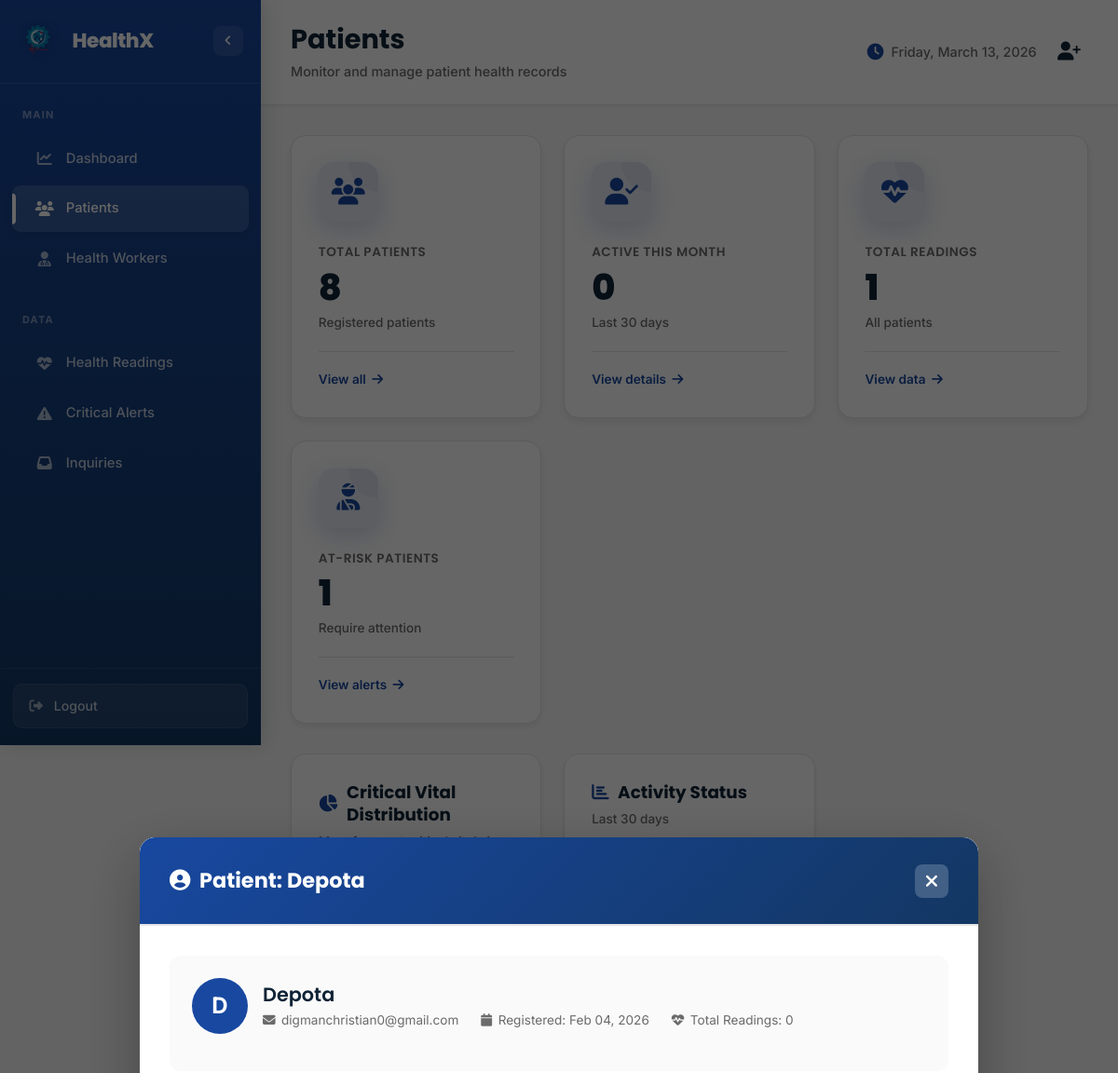
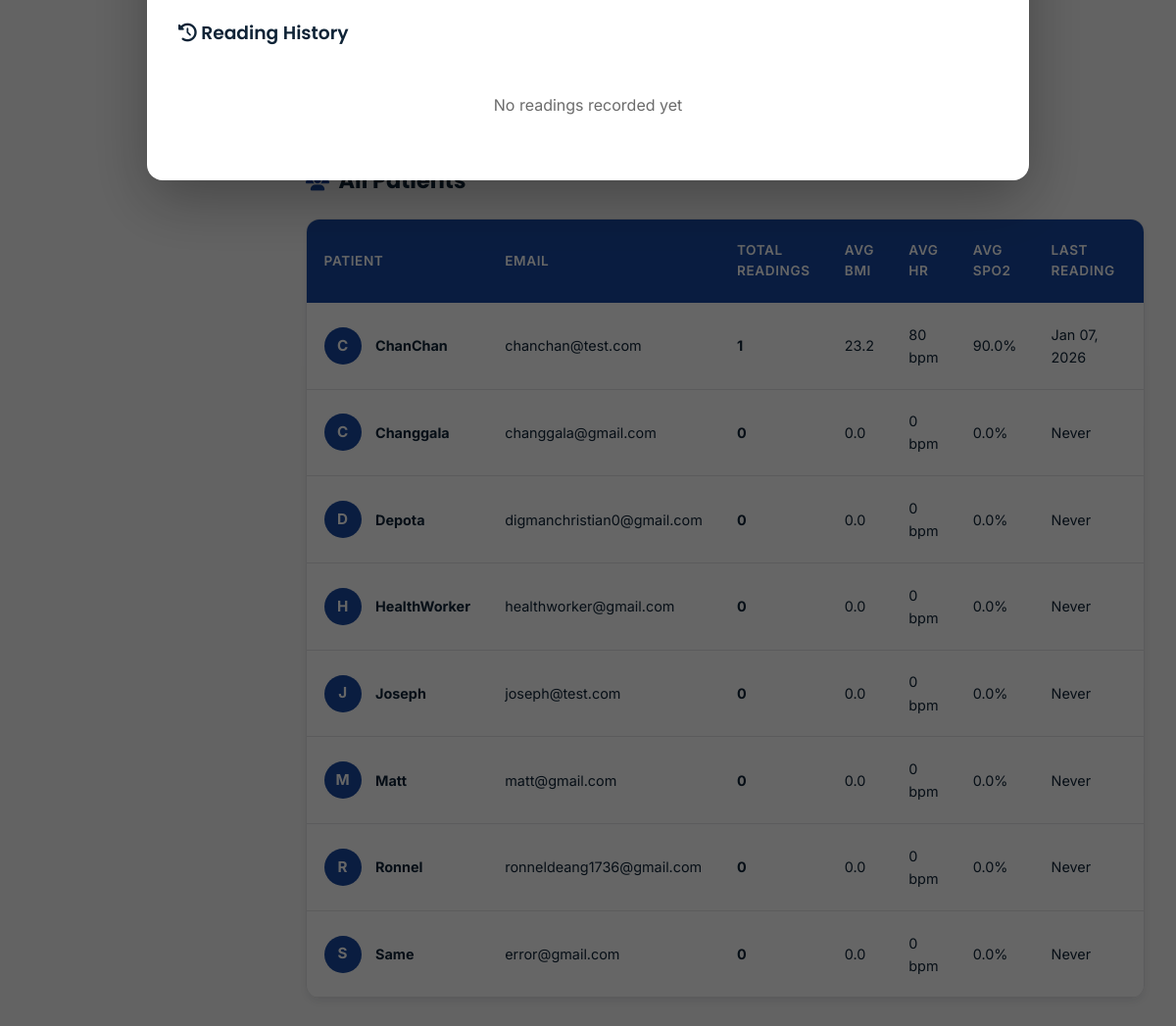
Screenshot of /admin/patients.php?patient_email=digmanchristian0@gmail.com (signed in) with the database file from the repository (2 pictures, top to bottom).
### tables this page shows
CREATE TABLE `users` (
  `id` int(11) NOT NULL,
  `name` varchar(100) NOT NULL,
  `email` varchar(150) NOT NULL,
  `password` varchar(255) NOT NULL,
  `created_at` timestamp NOT NULL DEFAULT current_timestamp(),
  `updated_at` timestamp NOT NULL DEFAULT current_timestamp() ON UPDATE current_timestamp(),
  `notification_viewed` tinyint(1) NOT NULL DEFAULT 0
);

### admin/patients.php (the view, shortened to what the rows shown need)
<?php
require_once('../config/dbcon.php');
$patients = [];
$patientsQuery = $conn->query(
    "SELECT u.id as id, u.email as email, u.name as name,
            DATE_ADD(u.created_at, INTERVAL 8 HOUR) as registered_at,
            COUNT(hr.id) as total_readings,
            MAX(DATE_ADD(hr.timestamp, INTERVAL 8 HOUR)) as last_reading,
            MIN(DATE_ADD(hr.created_at, INTERVAL 8 HOUR)) as first_reading_at,
            AVG(hr.bmi) as avg_bmi,
            AVG(hr.heart_rate) as avg_heart_rate,
            AVG(hr.spo2) as avg_spo2
     FROM users u
     LEFT JOIN health_readings hr ON u.email = hr.user_email COLLATE utf8mb4_unicode_ci
     GROUP BY u.id, u.email, u.name, u.created_at
     ORDER BY u.name ASC"
);
while($row = $patientsQuery->fetch_assoc()) {
    $row['total_readings'] = intval($row['total_readings']);
    $row['avg_bmi'] = $row['avg_bmi'] !== null ? (float)$row['avg_bmi'] : 0.0;
    $row['avg_heart_rate'] = $row['avg_heart_rate'] !== null ? (float)$row['avg_heart_rate'] : 0;
    $row['avg_spo2'] = $row['avg_spo2'] !== null ? (float)$row['avg_spo2'] : 0.0;
    $patients[] = $row;
}
$selectedPatient = null;
$patientReadings = [];
if(isset($_GET['patient_email'])) {
    $patient_email = $_GET['patient_email'];
    $stmt = $conn->prepare("
        SELECT user_email as email, patient_name as name,
               MIN(DATE_ADD(created_at, INTERVAL 8 HOUR)) as created_at
        FROM health_readings
        WHERE user_email = ?
        GROUP BY user_email, patient_name
    ");
    $stmt->bind_param("s", $patient_email);
    $stmt->execute();
    $result = $stmt->get_result();
    $selectedPatient = $result->fetch_assoc();
    if(!$selectedPatient) {
        $stmt = $conn->prepare("
            SELECT email, name, DATE_ADD(created_at, INTERVAL 8 HOUR) as created_at
            FROM users
            WHERE email = ?
            LIMIT 1
        ");
        $stmt->bind_param("s", $patient_email);
        $stmt->execute();
        $result = $stmt->get_result();
        $selectedPatient = $result->fetch_assoc();
    }
}
?>
<!DOCTYPE html>
<html lang="en">
<head>
    <link rel="stylesheet" href="https://cdnjs.cloudflare.com/ajax/libs/font-awesome/6.4.0/css/all.min.css">
    <link rel="stylesheet" href="../css/admin_style.css">
</head>
<body>
    <main class="main-content">
        <header class="top-bar">
            <div class="top-bar-left">
                <div class="page-title">
                    <h1>Patients</h1>
                </div>
            </div>
        </header>
        <div class="dashboard-content">
            <div class="charts-container">
                <div class="chart-medium">
                    <div class="chart-card">
                        <div class="chart-header">
                            <div>
                                <h2><i class="fas fa-chart-pie"></i> Critical Vital Distribution</h2>
                            </div>
                        </div>
                    </div>
                </div>
                <div class="chart-medium">
                    <div class="chart-card">
                        <div class="chart-header">
                            <div>
                                <h2><i class="fas fa-chart-bar"></i> Activity Status</h2>
                            </div>
                        </div>
                    </div>
                </div>
            </div>
            <div class="table-section" id="patients-table">
                <div class="section-header">
                    <h2><i class="fas fa-users"></i> All Patients</h2>
                </div>
                <div class="table-container">
                    <table class="data-table">
                        <thead>
                            <tr>
                                <th>Patient</th>
                                <th>Email</th>
                                <th>Total Readings</th>
                                <th>Avg BMI</th>
                                <th>Avg HR</th>
                                <th>Avg SpO2</th>
                                <th>Last Reading</th>
                                <th>Action</th>
                            </tr>
                        </thead>
                        <tbody>
                            <?php foreach($patients as $patient): ?>
                            <tr>
                                <td>
                                    <div class="patient-cell">
                                        <div class="patient-avatar"><?php echo strtoupper(substr($patient['name'], 0, 1)); ?></div>
                                        <strong><?php echo htmlspecialchars($patient['name']); ?></strong>
                                    </div>
                                </td>
                                <td><?php echo htmlspecialchars($patient['email']); ?></td>
                                <td><strong><?php echo number_format($patient['total_readings']); ?></strong></td>
                                <td><?php echo number_format((float)$patient['avg_bmi'], 1); ?></td>
                                <td><?php echo number_format((int)$patient['avg_heart_rate'], 0); ?> bpm</td>
                                <td><?php echo number_format((float)$patient['avg_spo2'], 1); ?>%</td>
                                <td><?php echo $patient['last_reading'] ? date('M d, Y', strtotime($patient['last_reading'])) : 'Never'; ?></td>
                                <td>
                                </td>
                            </tr>
                            <?php endforeach; ?>
                        </tbody>
                    </table>
                </div>
            </div>
        </div>
    </main>
    <?php if($selectedPatient): ?>
    <div class="modal-overlay active" id="patientModal">
        <div class="modal-container" style="max-width: 900px; max-height: 90vh; overflow-y: auto;">
            <div class="modal-header">
                <h2><i class="fas fa-user-circle"></i> Patient: <?php echo htmlspecialchars($selectedPatient['name']); ?></h2>
                <a href="patients.php" class="modal-close" style="text-decoration: none; color: white;">
                    <i class="fas fa-times"></i>
                </a>
            </div>
            <div class="modal-body">
                <div class="modal-patient-info">
                    <div class="modal-patient-header">
                        <div class="modal-patient-avatar"><?php echo strtoupper(substr($selectedPatient['name'], 0, 1)); ?></div>
                        <div class="modal-patient-details">
                            <h3><?php echo htmlspecialchars($selectedPatient['name']); ?></h3>
                            <div class="modal-patient-meta">
                                <span><i class="fas fa-envelope"></i> <?php echo htmlspecialchars($selectedPatient['email']); ?></span>
                                <span><i class="fas fa-calendar"></i> Registered: <?php echo date('M d, Y', strtotime($selectedPatient['created_at'])); ?></span>
                                <span><i class="fas fa-heartbeat"></i> Total Readings: <?php echo count($patientReadings); ?></span>
                            </div>
                        </div>
                    </div>
                </div>
                <h3 style="margin: 1.5rem 0 1rem 0;"><i class="fas fa-history"></i> Reading History</h3>
                <?php if(count($patientReadings) > 0): ?>
                    <?php foreach($patientReadings as $reading): ?>
                    <div style="background: white; border: 2px solid var(--gray-200); border-radius: 12px; padding: 1.5rem; margin-bottom: 1rem;">
                        <div style="display: flex; justify-content: space-between; align-items: center; margin-bottom: 1rem; flex-wrap: wrap; gap: 0.5rem;">
                            <div>
                                <strong style="font-size: 1.1rem;"><?php echo date('F d, Y', strtotime($reading['timestamp'])); ?></strong><br>
                                <small style="color: var(--muted);"><?php echo date('h:i A', strtotime($reading['timestamp'])); ?></small>
                            </div>
                            <span style="background: var(--primary); color: white; padding: 0.5rem 1rem; border-radius: 20px; font-size: 0.85rem;">
                                <i class="fas fa-user-md"></i> <?php echo htmlspecialchars(explode('@', $reading['worker_email'])[0]); ?>
                            </span>
                        </div>
                        <div class="modal-vitals-grid">
                            <div class="modal-vital-card">
                                <div class="modal-vital-label">
                                    <img src="../images/body-mass-index.png" alt="BMI" onerror="this.style.display='none'; this.nextElementSibling.style.display='inline-block';">
                                    <i class="fas fa-weight" style="display: none;"></i>
                                    BMI
                                </div>
                                <div class="modal-vital-value"><?php echo number_format($reading['bmi'], 1); ?></div>
                                <span class="modal-vital-status <?php echo $reading['bmi_cat']['class']; ?>">
                                    <?php echo $reading['bmi_cat']['category']; ?>
                                </span>
                                <small style="font-size: 0.75rem; color: var(--muted); margin-top: 0.5rem;">
                                    <?php echo number_format($reading['weight'], 1); ?>kg / <?php echo number_format($reading['height'], 0); ?>cm
                                </small>
                            </div>
                            <div class="modal-vital-card">
                                <div class="modal-vital-label">
                                    <img src="../images/heart-rate.png" alt="Heart Rate" onerror="this.style.display='none'; this.nextElementSibling.style.display='inline-block';">
                                    <i class="fas fa-heartbeat" style="display: none;"></i>
                                    Heart Rate
                                </div>
                                <div class="modal-vital-value"><?php echo $reading['heart_rate']; ?> bpm</div>
                                <span class="modal-vital-status <?php echo $reading['hr_cat']['class']; ?>">
                                    <?php echo $reading['hr_cat']['category']; ?>
                                </span>
                            </div>
                            <div class="modal-vital-card">
                                <div class="modal-vital-label">
                                    <img src="../images/oxygen-saturation.png" alt="SpO2" onerror="this.style.display='none'; this.nextElementSibling.style.display='inline-block';">
                                    <i class="fas fa-lungs" style="display: none;"></i>
                                    SpO2
                                </div>
                                <div class="modal-vital-value"><?php echo $reading['spo2']; ?>%</div>
                                <span class="modal-vital-status <?php echo $reading['spo2_cat']['class']; ?>">
                                    <?php echo $reading['spo2_cat']['category']; ?>
                                </span>
                            </div>
                            <div class="modal-vital-card">
                                <div class="modal-vital-label">
                                    <img src="../images/body-temperature.png" alt="Temperature" onerror="this.style.display='none'; this.nextElementSibling.style.display='inline-block';">
                                    <i class="fas fa-thermometer-half" style="display: none;"></i>
                                    Temperature
                                </div>
                                <div class="modal-vital-value"><?php echo number_format($reading['temperature'], 1); ?>°C</div>
                                <span class="modal-vital-status <?php echo $reading['temp_cat']['class']; ?>">
                                    <?php echo $reading['temp_cat']['category']; ?>
                                </span>
                            </div>
                            <div class="modal-vital-card">
                                <div class="modal-vital-label">
                                    <img src="../images/blood-pressure.png" alt="Blood Pressure" onerror="this.style.display='none'; this.nextElementSibling.style.display='inline-block';">
                                    <i class="fas fa-stethoscope" style="display: none;"></i>
                                    Blood Pressure
                                </div>
                                <div class="modal-vital-value"><?php echo $reading['systolic']; ?>/<?php echo $reading['diastolic']; ?></div>
                                <span class="modal-vital-status <?php echo $reading['bp_cat']['class']; ?>">
                                    <?php echo $reading['bp_cat']['category']; ?>
                                </span>
                            </div>
                        </div>
                    </div>
                    <?php endforeach; ?>
                <?php else: ?>
                    <p style="text-align: center; padding: 2rem; color: var(--muted);">No readings recorded yet</p>
                <?php endif; ?>
            </div>
        </div>
    </div>
    <?php endif; ?>
</body>
</html>

### rows the page displays
users: name "C", name "ChanChan", email "chanchan@test.com", total_readings "1", avg_bmi "23.2", avg_heart_rate "80", avg_spo2 "90.0", last_reading "Jan 07, 2026"
users: name "C", name "Changgala", email "changgala@gmail.com", total_readings "0", avg_bmi "0.0", avg_heart_rate "0", avg_spo2 "0.0", shows "Never"
users: name "D", name "Depota", email "digmanchristian0@gmail.com", total_readings "0", avg_bmi "0.0", avg_heart_rate "0", avg_spo2 "0.0", shows "Never"
users: name "H", name "HealthWorker", email "healthworker@gmail.com", total_readings "0", avg_bmi "0.0", avg_heart_rate "0", avg_spo2 "0.0", shows "Never"
users: name "J", name "Joseph", email "joseph@test.com", total_readings "0", avg_bmi "0.0", avg_heart_rate "0", avg_spo2 "0.0", shows "Never"
users: name "M", name "Matt", email "matt@gmail.com", total_readings "0", avg_bmi "0.0", avg_heart_rate "0", avg_spo2 "0.0", shows "Never"
users: name "R", name "Ronnel", email "ronneldeang1736@gmail.com", total_readings "0", avg_bmi "0.0", avg_heart_rate "0", avg_spo2 "0.0", shows "Never"
users: name "S", name "Same", email "error@gmail.com", total_readings "0", avg_bmi "0.0", avg_heart_rate "0", avg_spo2 "0.0", shows "Never"

### other values shown
count($patients) "8"
$activeThisMonth "0"
$totalReadings "1"
$atRiskCount "1"
date('M d, Y', strtotime($selectedPatient['created_at'])) "Feb 04, 2026"
count($patientReadings) "0"
